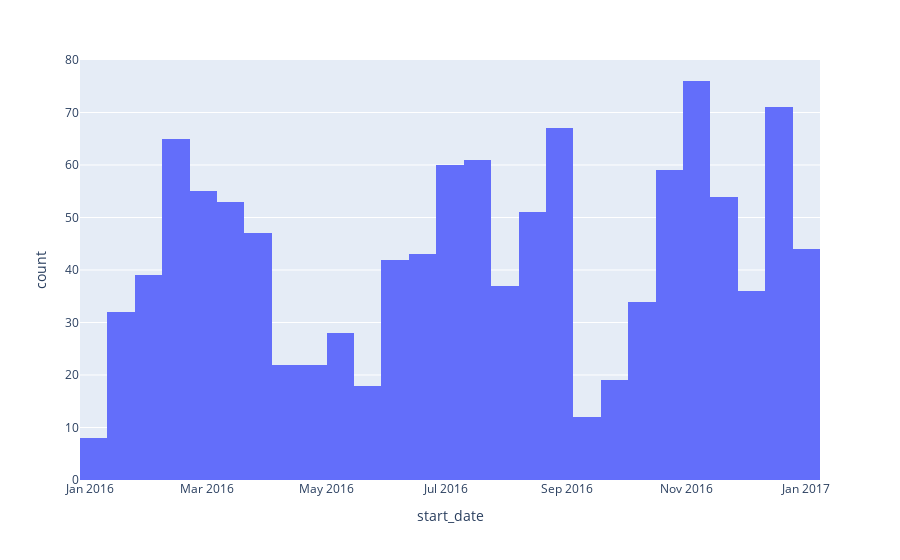
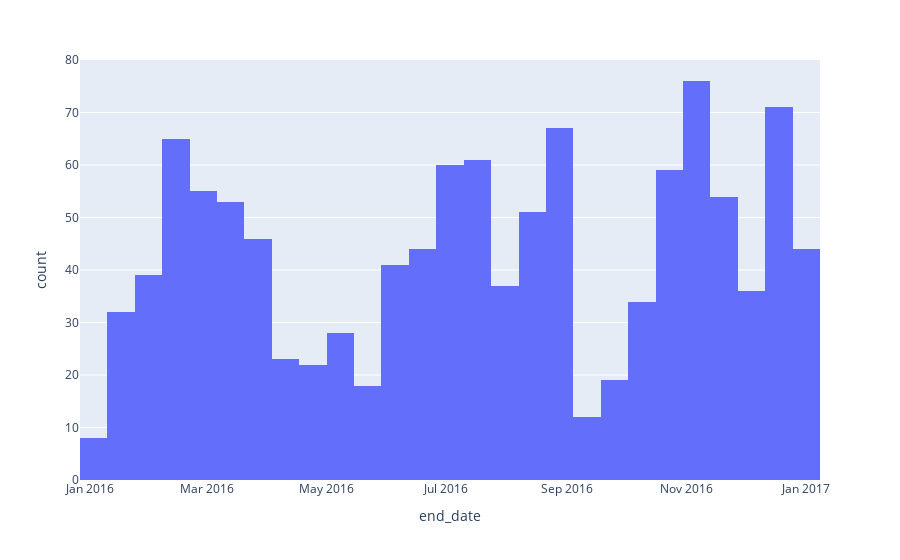
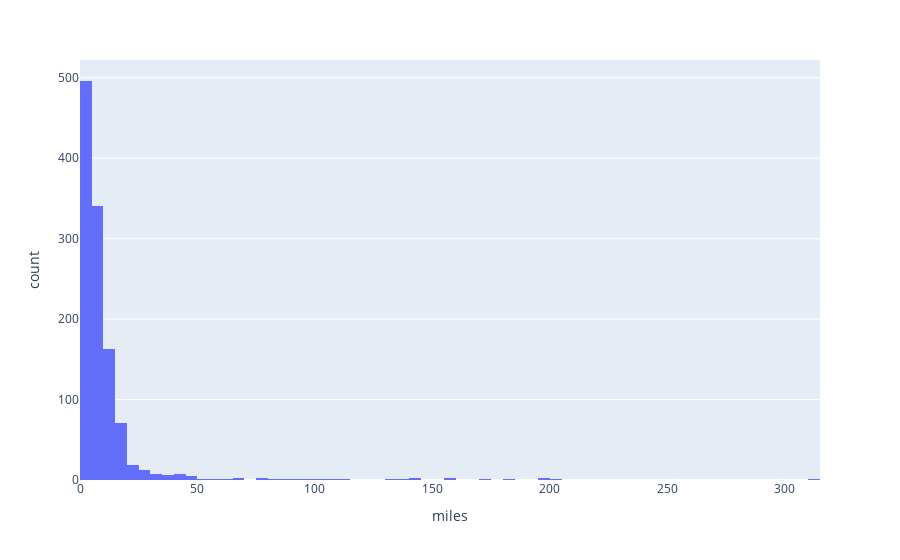

Here is the notebook cell these charts were saved with, in order:
### Markdown cell above
### Create Visualizations:

### Code cell
for col in df.columns:
    if df[col].dtype != 'O':
        display(px.histogram(df, col));

### Figure 1 — Plotly figure (JSON) as saved in the notebook; plotly's stock layout.template omitted (floating-point values rounded to 4 significant figures; data arrays with more than 128 entries replaced by an {"elided": "..."} marker saying what was removed)
{"data": [{"alignmentgroup": "True", "bingroup": "x", "hovertemplate": "start_date=%{x}<br>count=%{y}<extra></extra>", "legendgroup": "", "marker": {"color": "#636efa", "pattern": {"shape": ""}}, "name": "", "offsetgroup": "", "orientation": "v", "showlegend": false, "type": "histogram", "x": {"elided": "1155 str values"}, "xaxis": "x", "yaxis": "y"}], "layout": {"barmode": "relative", "legend": {"tracegroupgap": 0}, "margin": {"t": 60}, "xaxis": {"anchor": "y", "domain": [0, 1], "title": {"text": "start_date"}}, "yaxis": {"anchor": "x", "domain": [0, 1], "title": {"text": "count"}}}}

### Figure 2 — Plotly figure (JSON) as saved in the notebook; plotly's stock layout.template omitted (floating-point values rounded to 4 significant figures; data arrays with more than 128 entries replaced by an {"elided": "..."} marker saying what was removed)
{"data": [{"alignmentgroup": "True", "bingroup": "x", "hovertemplate": "end_date=%{x}<br>count=%{y}<extra></extra>", "legendgroup": "", "marker": {"color": "#636efa", "pattern": {"shape": ""}}, "name": "", "offsetgroup": "", "orientation": "v", "showlegend": false, "type": "histogram", "x": {"elided": "1155 str values"}, "xaxis": "x", "yaxis": "y"}], "layout": {"barmode": "relative", "legend": {"tracegroupgap": 0}, "margin": {"t": 60}, "xaxis": {"anchor": "y", "domain": [0, 1], "title": {"text": "end_date"}}, "yaxis": {"anchor": "x", "domain": [0, 1], "title": {"text": "count"}}}}

### Figure 3 — Plotly figure (JSON) as saved in the notebook; plotly's stock layout.template omitted (floating-point values rounded to 4 significant figures; data arrays with more than 128 entries replaced by an {"elided": "..."} marker saying what was removed)
{"data": [{"alignmentgroup": "True", "bingroup": "x", "hovertemplate": "miles=%{x}<br>count=%{y}<extra></extra>", "legendgroup": "", "marker": {"color": "#636efa", "pattern": {"shape": ""}}, "name": "", "offsetgroup": "", "orientation": "v", "showlegend": false, "type": "histogram", "x": {"elided": "1155 float values"}, "xaxis": "x", "yaxis": "y"}], "layout": {"barmode": "relative", "legend": {"tracegroupgap": 0}, "margin": {"t": 60}, "xaxis": {"anchor": "y", "domain": [0, 1], "title": {"text": "miles"}}, "yaxis": {"anchor": "x", "domain": [0, 1], "title": {"text": "count"}}}}
